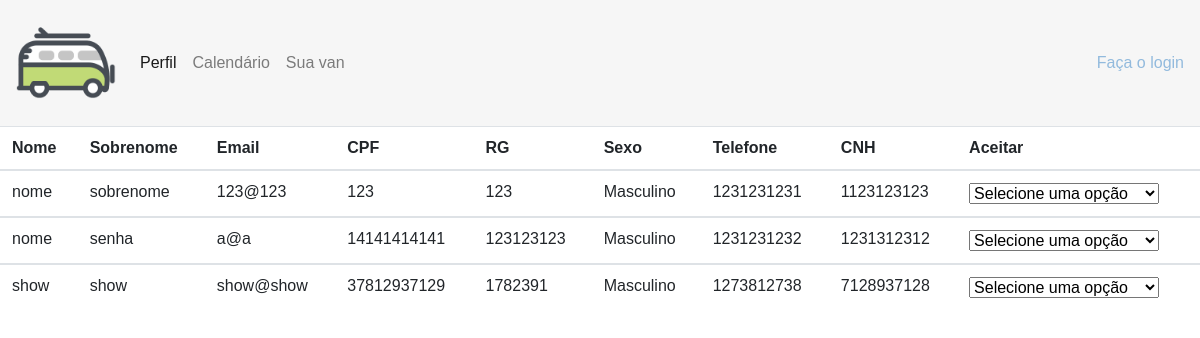
Before: /paginas/aprovar_motoristas.php with the older database file.
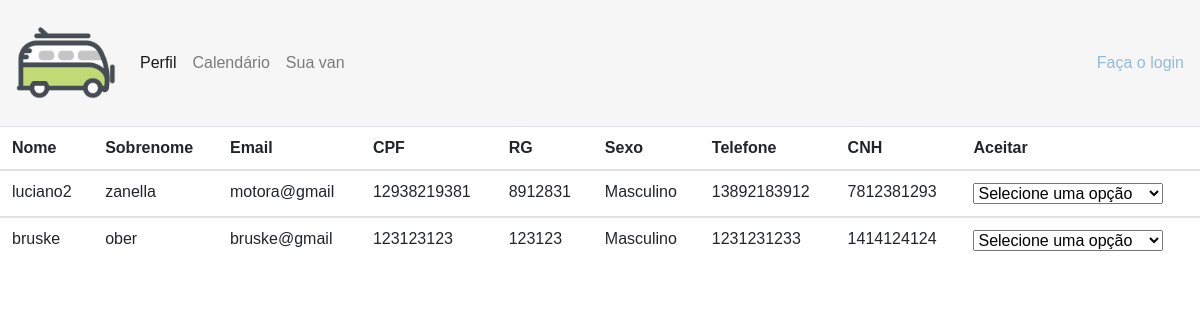
After: the same page with the newer database file.
### tables this page shows
CREATE TABLE `motoristas` (
  `id_motorista` int(3) NOT NULL,
  `emp_idempresa` int(2) DEFAULT NULL,
  `user_iduser` int(8) DEFAULT NULL,
  `cnh` bigint(10) NOT NULL,
  `ativo` int(1) NOT NULL
);

CREATE TABLE `usuarios` (
  `id_usuario` int(8) NOT NULL,
  `tipuser_tip_user` int(1) DEFAULT NULL,
  `cpf` bigint(12) NOT NULL,
  `rg` int(7) NOT NULL,
  `email` varchar(40) NOT NULL,
  `nome` varchar(40) NOT NULL,
  `sobrenome` varchar(15) NOT NULL,
  `sexo` varchar(11) NOT NULL,
  `telefone` bigint(20) NOT NULL,
  `senha` longtext NOT NULL,
  `aprovado` int(1) UNSIGNED NOT NULL DEFAULT 0
);

### paginas/aprovar_motoristas.php (the view, shortened to what this page needs)
<?php
require("head.php");
require("cabecalho.php");
$aprovar_motoristas = $conexao->query("SELECT nome, sobrenome, email, cpf, rg, sexo, telefone, aprovado, cnh from usuarios, motoristas where aprovado = 0 and id_usuario = user_iduser");
?>
<table class="table">
<thead>
    <tr>
      <th scope="col" >Nome</th>
      <th scope="col">Sobrenome</th>
      <th scope="col">Email</th>
      <th scope="col">CPF</th>
      <th scope="col">RG</th>
      <th scope="col">Sexo</th>
      <th scope="col">Telefone</th>
      <th scope="col">CNH</th>
      <th scope="col">Aceitar</th>
    </tr>
  </thead>
  <?php while($dado = $aprovar_motoristas->fetch_array()){ ?>
    <tbody>
    <td><?php echo $dado['nome']; ?></td>
    <td><?php echo $dado['sobrenome']; ?></td>
    <td><?php echo $dado['email']; ?></td>
    <td><?php echo $dado['cpf']; ?></td>
    <td><?php echo $dado['rg']; ?></td>
    <td><?php echo $dado['sexo']; ?></td>
    <td><?php echo $dado['telefone']; ?></td>
    <td><?php echo $dado['cnh']; ?></td>
    <td><select name="aprovado">
        <option value="0" selected>Selecione uma opção</option>
        </select>
    </td>
    </tbody>
  <?php }?>
</table>

### paginas/head.php (shortened to what this page needs)
<html lang="en">
<head>
    <link rel="stylesheet" href="../bootstrap/css/bootstrap.min.css">
    <link rel="stylesheet" type="text/css" href="../css/estilo.css">
</head>
<body>

### paginas/cabecalho.php (shortened to what this page needs)
<?php
require("head.php");
?>
<body>
<header>
    <nav class="navbar navbar-expand-lg navbar-light" style="background-color: #f6f6f6">
        <a class="navbar-brand" href="#"><img src="../img/logo.png" id="icon" alt="Icon" class="logo" style="width: 100px; height: 100px;"></a>
        <div class="collapse navbar-collapse" id="navbarSupportedContent">
            <ul class="navbar-nav mr-auto">
<?php
if(!isset($cnh)){
    echo '
<li class="nav-item">
    <a class="nav-link active" href="perfil.php">Perfil</a>
</li>
<li class="nav-item">
    <a class="nav-link " href="calendario.php">Calendário</a>
</li>
<li class="nav-item">
    <a class="nav-link " href="van_passageiro.php">Sua van</a>
</li>
';
}
?>
</ul>
<?php
if (isset($_SESSION['email'])) {
echo '<nav>
    <p>Bem vindo, '.$_SESSION['email']. '.</p>
    </nav>';
    ?>
    <a href="../funcoes/Logout.php" class="mb-3 ml-2" >Sair</a>
    <?php
}else{
    echo '<a style="float:right" href="../index.php">Faça o login</a>';
}
?>
</header>

### css/estilo.css (style rules this page uses)
body { font-family: "Poppins", sans-serif; height: 100vh; }
a { color: #92badd; display:inline-block; text-decoration: none; font-weight: 400; }
.logo { width:130px; height: 130px; }

Changed rows visible on the page:
removed motoristas: user_iduser.nome "nome", user_iduser.sobrenome "sobrenome", user_iduser.email "123@123", user_iduser.cpf "123", user_iduser.rg "123", user_iduser.sexo "Masculino", user_iduser.telefone "1231231231", cnh "1123123123"
removed motoristas: user_iduser.nome "nome", user_iduser.sobrenome "senha", user_iduser.email "a@a", user_iduser.cpf "14141414141", user_iduser.rg "123123123", user_iduser.sexo "Masculino", user_iduser.telefone "1231231232", cnh "1231312312"
removed motoristas: user_iduser.nome "show", user_iduser.sobrenome "show", user_iduser.email "show@show", user_iduser.cpf "37812937129", user_iduser.rg "1782391", user_iduser.sexo "Masculino", user_iduser.telefone "1273812738", cnh "7128937128"
added motoristas: user_iduser.nome "luciano2", user_iduser.sobrenome "zanella", user_iduser.email "motora@gmail", user_iduser.cpf "12938219381", user_iduser.rg "8912831", user_iduser.sexo "Masculino", user_iduser.telefone "13892183912", cnh "7812381293"
added motoristas: user_iduser.nome "bruske", user_iduser.sobrenome "ober", user_iduser.email "bruske@gmail", user_iduser.cpf "123123123", user_iduser.rg "123123", user_iduser.sexo "Masculino", user_iduser.telefone "1231231233", cnh "1414124124"
